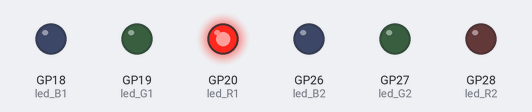
Simulated run of this program. Board: Raspberry Pi Pico running MicroPython. Shown: output pins drawn as LEDs (lit = HIGH).

Above: at 0.5 s.
At 1.5 s:
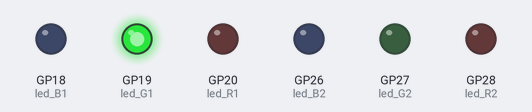
At 2.5 s:
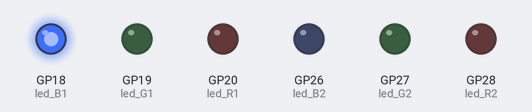
At 3.5 s:
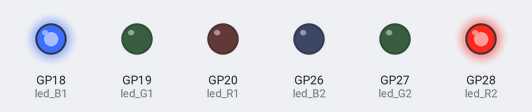
At 4.5 s:
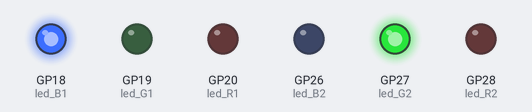
At 6.5 s:
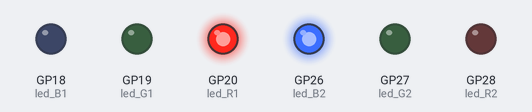
Timing chart, 0 to 7.8 s (numbered marks = the images above):
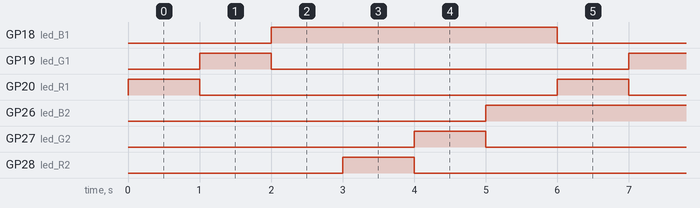

Measured:
- by itself, GP18 (led_B1), GP26 (led_B2): alternates HIGH for 4.0 s and LOW for 2.0 s
- by itself, GP19 (led_G1), GP20 (led_R1), GP27 (led_G2), GP28 (led_R2): alternates HIGH for 1.0 s and LOW for 5.0 s

The program:

spb_pico_led.py
```python
from machine import Pin
import utime

led_R1 = Pin(20, Pin.OUT)
led_G1 = Pin(19, Pin.OUT)
led_B1 = Pin(18, Pin.OUT)

led_R2 = Pin(28, Pin.OUT)
led_G2 = Pin(27, Pin.OUT)
led_B2 = Pin(26, Pin.OUT)

try:
    while True:
        led_R1.value(1)
        led_G1.value(0)
        led_B1.value(0)
        utime.sleep_ms(1000)

        led_R1.value(0)
        led_G1.value(1)
        led_B1.value(0)
        utime.sleep_ms(1000)

        led_R1.value(0)
        led_G1.value(0)
        led_B1.value(1)
        utime.sleep_ms(1000)

        led_R2.value(1)
        led_G2.value(0)
        led_B2.value(0)
        utime.sleep_ms(1000)

        led_R2.value(0)
        led_G2.value(1)
        led_B2.value(0)
        utime.sleep_ms(1000)

        led_R2.value(0)
        led_G2.value(0)
        led_B2.value(1)
        utime.sleep_ms(1000)
except KeyboardInterrupt:
    print("Keyboard Interrupt")
finally:
    led_R1.value(0)
    led_G1.value(0)
    led_B1.value(0)
    utime.sleep_ms(1000)

    led_R2.value(0)
    led_G2.value(0)
    led_B2.value(0)
    utime.sleep_ms(1000)
```
